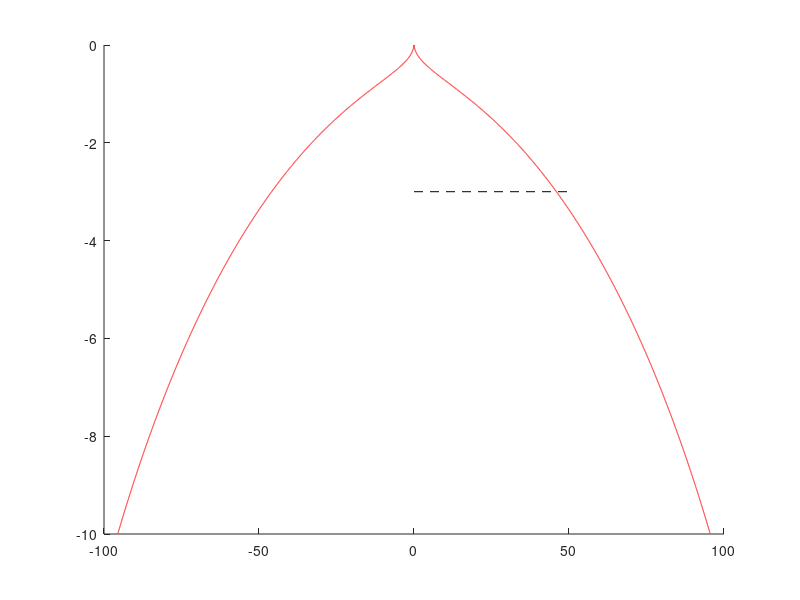

This chart was generated by the following MATLAB code:
c      = 3.00e8;
a_m    = 0;
L      = .06;  %cm
n_r    = 2.15; 
hold on
% for ratio  = [.9 .95 .99];
%     a_m    = .0461*100*sqrt(abs(w)/2/pi*1e-9);
%     n_m    = n_r*ratio; 
%     d_12   = (n_m -n_r)/c;
%     w      = (0:.1:600)*1e9;
%     Phi    = (1-exp(-a_m*L + 1j*d_12*w*L))./(a_m-1j*d_12*w);
%     plot(w/2/pi*1e-9,10*log10(abs(Phi)/max(abs(Phi))),'b--');
%     axis([0 50 -10 1])
% end
for L = [0.05]
    ratio = 0.98;
    n_m    = n_r*ratio; 
    d_12   = (n_m -n_r)/c;
    w      = (-600:.1:600)*1e9;
    a_m    = .01*100*sqrt(abs(w)/2/pi*1e-9);
    Phi    = (1-exp(-a_m*L + 1j*d_12*w*L))./(a_m-1j*d_12*w);
    plot(w/2/pi*1e-9,20*log10(abs(Phi)/max(abs(Phi))),'r-');
    %axis([0 50 -10 1])
end
plot([0,50],[-3 -3],'k--')
hold off
%axis([0 50 -5 0])